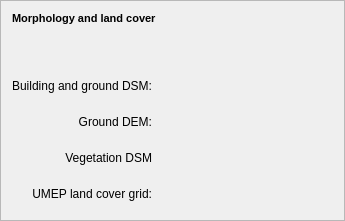
    <widget class="QFrame" name="frame_9">
     <property name="enabled">
      <bool>true</bool>
     </property>
     <property name="sizePolicy">
      <sizepolicy hsizetype="Minimum" vsizetype="Preferred">
       <horstretch>0</horstretch>
       <verstretch>0</verstretch>
      </sizepolicy>
     </property>
     <property name="frameShape">
      <enum>QFrame::StyledPanel</enum>
     </property>
     <property name="frameShadow">
      <enum>QFrame::Raised</enum>
     </property>
     <layout class="QGridLayout" name="gridLayout_9">
      <item row="4" column="1">
       <widget class="QWidget" name="widgetCDSM" native="true">
        <property name="enabled">
         <bool>true</bool>
        </property>
        <property name="minimumSize">
         <size>
          <width>175</width>
          <height>30</height>
         </size>
        </property>
        <property name="toolTip">
         <string>&lt;html&gt;&lt;head/&gt;&lt;body&gt;&lt;p&gt;The default land cover grid can include 5 classes (buildings, paved, grass, bare soil, water) and should represent ground cover i.e. material on ground surface (under vegetation).&lt;/p&gt;&lt;/body&gt;&lt;/html&gt;</string>
        </property>
        <property name="layoutDirection">
         <enum>Qt::LeftToRight</enum>
        </property>
        <layout class="QGridLayout" name="gridLayout_15"/>
       </widget>
      </item>
      <item row="3" column="1">
       <widget class="QWidget" name="widgetDEM" native="true">
        <property name="enabled">
         <bool>true</bool>
        </property>
        <property name="minimumSize">
         <size>
          <width>175</width>
          <height>30</height>
         </size>
        </property>
        <property name="toolTip">
         <string>&lt;html&gt;&lt;head/&gt;&lt;body&gt;&lt;p&gt;The DEM should be given in meters above ground level. &lt;/p&gt;&lt;/body&gt;&lt;/html&gt;</string>
        </property>
        <property name="layoutDirection">
         <enum>Qt::LeftToRight</enum>
        </property>
        <layout class="QGridLayout" name="gridLayout_11"/>
       </widget>
      </item>
      <item row="3" column="0">
       <widget class="QLabel" name="label_39">
        <property name="text">
         <string>Ground DEM:</string>
        </property>
        <property name="alignment">
         <set>Qt::AlignRight|Qt::AlignTrailing|Qt::AlignVCenter</set>
        </property>
       </widget>
      </item>
      <item row="0" column="0" colspan="2">
       <widget class="QLabel" name="label_26">
        <property name="text">
         <string>&lt;!DOCTYPE HTML PUBLIC &quot;-//W3C//DTD HTML 4.0//EN&quot; &quot;http://www.w3.org/TR/REC-html40/strict.dtd&quot;&gt;
&lt;html&gt;&lt;head&gt;&lt;meta name=&quot;qrichtext&quot; content=&quot;1&quot; /&gt;&lt;style type=&quot;text/css&quot;&gt;
p, li { white-space: pre-wrap; }
&lt;/style&gt;&lt;/head&gt;&lt;body style=&quot; font-family:'MS Shell Dlg 2'; font-size:7.8pt; font-weight:400; font-style:normal;&quot;&gt;
&lt;p style=&quot; margin-top:0px; margin-bottom:0px; margin-left:0px; margin-right:0px; -qt-block-indent:0; text-indent:0px;&quot;&gt;&lt;span style=&quot; font-size:8pt; font-weight:600;&quot;&gt;Morphology and land cover&lt;/span&gt;&lt;/p&gt;&lt;/body&gt;&lt;/html&gt;</string>
        </property>
       </widget>
      </item>
      <item row="2" column="1">
       <widget class="QWidget" name="widgetDSM" native="true">
        <property name="enabled">
         <bool>true</bool>
        </property>
        <property name="minimumSize">
         <size>
          <width>175</width>
          <height>30</height>
         </size>
        </property>
        <property name="toolTip">
         <string>&lt;html&gt;&lt;head/&gt;&lt;body&gt;&lt;p&gt;The building and ground DSM should be given in  meters above sea level. &lt;/p&gt;&lt;/body&gt;&lt;/html&gt;</string>
        </property>
        <property name="layoutDirection">
         <enum>Qt::LeftToRight</enum>
        </property>
       </widget>
      </item>
      <item row="4" column="0">
       <widget class="QLabel" name="label_58">
        <property name="text">
         <string>Vegetation DSM</string>
        </property>
        <property name="alignment">
         <set>Qt::AlignRight|Qt::AlignTrailing|Qt::AlignVCenter</set>
        </property>
       </widget>
      </item>
      <item row="5" column="1">
       <widget class="QWidget" name="widgetLC" native="true">
        <property name="enabled">
         <bool>true</bool>
        </property>
        <property name="minimumSize">
         <size>
          <width>175</width>
          <height>30</height>
         </size>
        </property>
        <property name="toolTip">
         <string>&lt;html&gt;&lt;head/&gt;&lt;body&gt;&lt;p&gt;The default land cover grid can include 5 classes (buildings, paved, grass, bare soil, water) and should represent ground cover i.e. material on ground surface (under vegetation).&lt;/p&gt;&lt;/body&gt;&lt;/html&gt;</string>
        </property>
        <property name="layoutDirection">
         <enum>Qt::LeftToRight</enum>
        </property>
        <layout class="QGridLayout" name="gridLayout_12"/>
       </widget>
      </item>
      <item row="5" column="0">
       <widget class="QLabel" name="label_40">
        <property name="text">
         <string>UMEP land cover grid:</string>
        </property>
        <property name="alignment">
         <set>Qt::AlignRight|Qt::AlignTrailing|Qt::AlignVCenter</set>
        </property>
       </widget>
      </item>
      <item row="2" column="0">
       <widget class="QLabel" name="label_28">
        <property name="text">
         <string>Building and ground DSM:</string>
        </property>
        <property name="alignment">
         <set>Qt::AlignRight|Qt::AlignTrailing|Qt::AlignVCenter</set>
        </property>
       </widget>
      </item>
      <item row="1" column="0">
       <spacer name="verticalSpacer_6">
        <property name="orientation">
         <enum>Qt::Vertical</enum>
        </property>
        <property name="sizeHint" stdset="0">
         <size>
          <width>20</width>
          <height>40</height>
         </size>
        </property>
       </spacer>
      </item>
     </layout>
    </widget>
